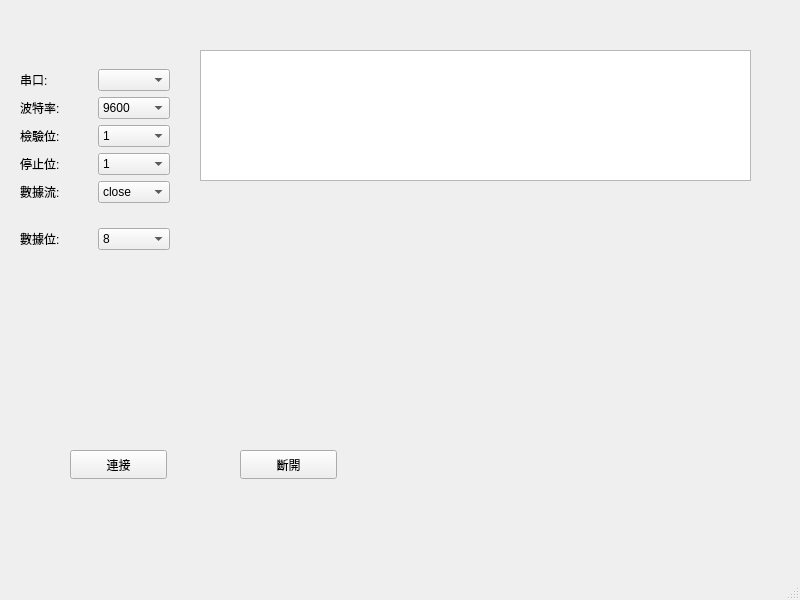
<?xml version="1.0" encoding="UTF-8"?>
<ui version="4.0">
 <class>MainWindow</class>
 <widget class="QMainWindow" name="MainWindow">
  <property name="geometry">
   <rect>
    <x>0</x>
    <y>0</y>
    <width>800</width>
    <height>600</height>
   </rect>
  </property>
  <property name="windowTitle">
   <string>MainWindow</string>
  </property>
  <widget class="QWidget" name="centralwidget">
   <widget class="QPushButton" name="cont_B">
    <property name="geometry">
     <rect>
      <x>70</x>
      <y>450</y>
      <width>97</width>
      <height>29</height>
     </rect>
    </property>
    <property name="text">
     <string>連接</string>
    </property>
   </widget>
   <widget class="QPushButton" name="Close_B">
    <property name="geometry">
     <rect>
      <x>240</x>
      <y>450</y>
      <width>97</width>
      <height>29</height>
     </rect>
    </property>
    <property name="text">
     <string>斷開</string>
    </property>
   </widget>
   <widget class="QPlainTextEdit" name="rec_Edit">
    <property name="geometry">
     <rect>
      <x>200</x>
      <y>50</y>
      <width>551</width>
      <height>131</height>
     </rect>
    </property>
    <property name="readOnly">
     <bool>true</bool>
    </property>
    <property name="tabStopDistance">
     <double>200.000000000000000</double>
    </property>
    <property name="cursorWidth">
     <number>3</number>
    </property>
   </widget>
   <widget class="QWidget" name="">
    <property name="geometry">
     <rect>
      <x>20</x>
      <y>50</y>
      <width>150</width>
      <height>220</height>
     </rect>
    </property>
    <layout class="QVBoxLayout" name="verticalLayout_2">
     <item>
      <layout class="QVBoxLayout" name="verticalLayout">
       <item>
        <layout class="QHBoxLayout" name="horizontalLayout_5">
         <item>
          <widget class="QLabel" name="label">
           <property name="text">
            <string>串口:</string>
           </property>
          </widget>
         </item>
         <item>
          <widget class="QComboBox" name="serial_com"/>
         </item>
        </layout>
       </item>
       <item>
        <layout class="QHBoxLayout" name="horizontalLayout_4">
         <item>
          <widget class="QLabel" name="label_2">
           <property name="text">
            <string>波特率:</string>
           </property>
          </widget>
         </item>
         <item>
          <widget class="QComboBox" name="Baud_Text">
           <item>
            <property name="text">
             <string>9600</string>
            </property>
           </item>
           <item>
            <property name="text">
             <string>115200</string>
            </property>
           </item>
          </widget>
         </item>
        </layout>
       </item>
       <item>
        <layout class="QHBoxLayout" name="horizontalLayout_3">
         <item>
          <widget class="QLabel" name="label_3">
           <property name="text">
            <string>檢驗位:</string>
           </property>
          </widget>
         </item>
         <item>
          <widget class="QComboBox" name="Parity_Text">
           <item>
            <property name="text">
             <string>1</string>
            </property>
           </item>
           <item>
            <property name="text">
             <string>1.5</string>
            </property>
           </item>
           <item>
            <property name="text">
             <string>2</string>
            </property>
           </item>
          </widget>
         </item>
        </layout>
       </item>
       <item>
        <layout class="QHBoxLayout" name="horizontalLayout_2">
         <item>
          <widget class="QLabel" name="label_4">
           <property name="text">
            <string>停止位:</string>
           </property>
          </widget>
         </item>
         <item>
          <widget class="QComboBox" name="Stop_Text">
           <item>
            <property name="text">
             <string>1</string>
            </property>
           </item>
           <item>
            <property name="text">
             <string>2</string>
            </property>
           </item>
          </widget>
         </item>
        </layout>
       </item>
       <item>
        <layout class="QHBoxLayout" name="horizontalLayout">
         <item>
          <widget class="QLabel" name="label_5">
           <property name="text">
            <string>數據流:</string>
           </property>
          </widget>
         </item>
         <item>
          <widget class="QComboBox" name="Flow_Text">
           <item>
            <property name="text">
             <string>close</string>
            </property>
           </item>
           <item>
            <property name="text">
             <string>open</string>
            </property>
           </item>
          </widget>
         </item>
        </layout>
       </item>
      </layout>
     </item>
     <item>
      <layout class="QHBoxLayout" name="horizontalLayout_6">
       <item>
        <widget class="QLabel" name="label_6">
         <property name="text">
          <string>數據位:</string>
         </property>
        </widget>
       </item>
       <item>
        <widget class="QComboBox" name="Data_Text">
         <item>
          <property name="text">
           <string>8</string>
          </property>
         </item>
         <item>
          <property name="text">
           <string>7</string>
          </property>
         </item>
         <item>
          <property name="text">
           <string>6</string>
          </property>
         </item>
         <item>
          <property name="text">
           <string>5</string>
          </property>
         </item>
        </widget>
       </item>
      </layout>
     </item>
    </layout>
   </widget>
  </widget>
  <widget class="QMenuBar" name="menubar">
   <property name="geometry">
    <rect>
     <x>0</x>
     <y>0</y>
     <width>800</width>
     <height>26</height>
    </rect>
   </property>
  </widget>
  <widget class="QStatusBar" name="statusbar"/>
 </widget>
 <resources/>
 <connections/>
</ui>
